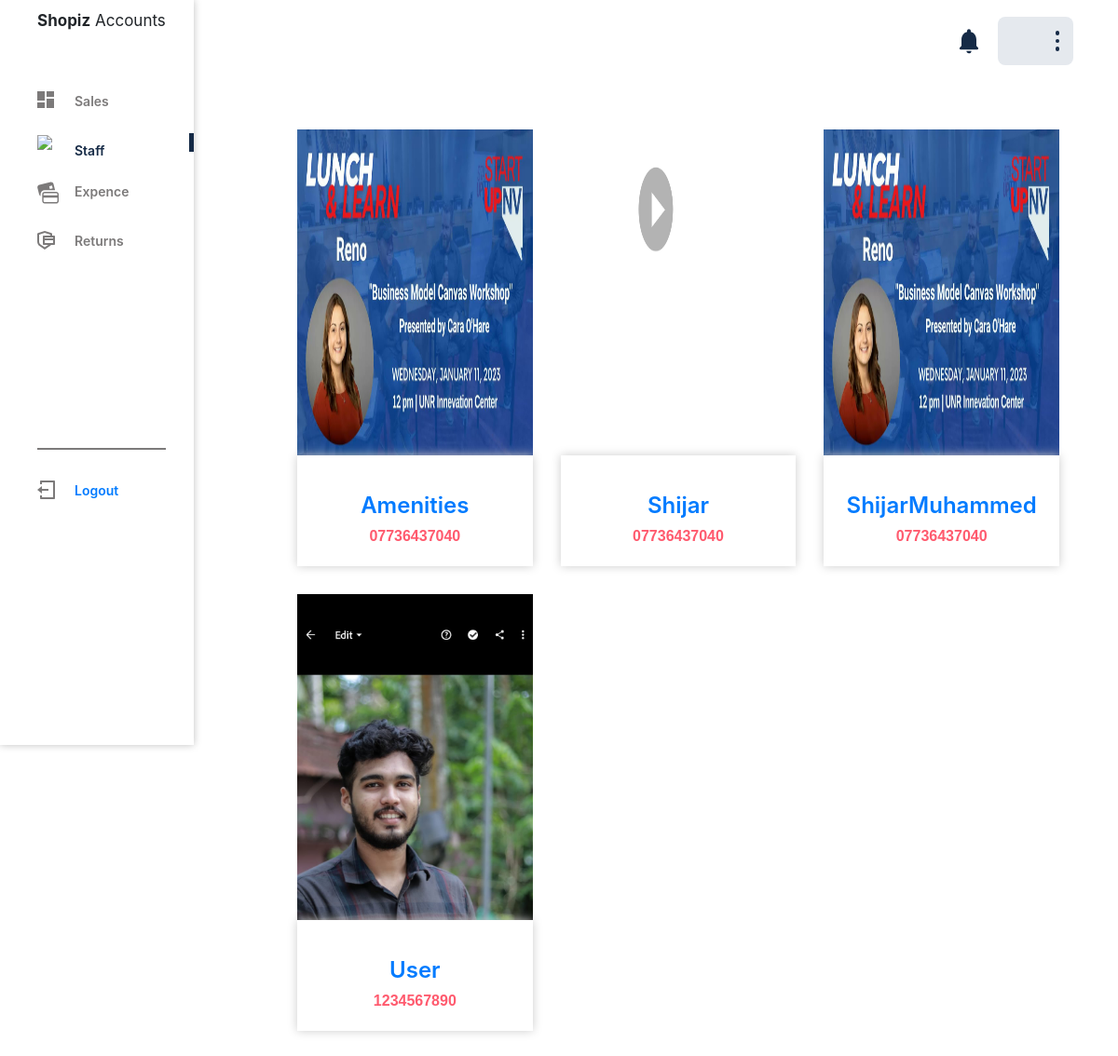
The page /staffs (signed in) on the database its author committed.
### user_app/models.py (models this page shows)
class Staffs(models.Model):
    firstName = models.CharField(max_length=30)
    lastName = models.CharField(max_length=30)
    email = models.EmailField(max_length=50)
    gender = models.CharField(max_length=10)
    phoneNumber = models.CharField(max_length=20)
    address = models.CharField(max_length=250)
    profile_picture = models.FileField(upload_to='profile_picture')
    attachment = models.FileField(upload_to='attachments')
    status = models.BooleanField(default=True)
    access = models.BooleanField(default=True)
    shift = models.CharField(max_length=20)
    class Meta:
        db_table = 'staffs'

### user_app/views.py (the view)
# urls.py: path('staffs', views.staffs, name='staffs'),
@login_required()
def staffs(request):
    db = models.Staffs.objects.all()
    return render(request, 'admin/staffs.html', {'staffs': db})

### template/admin/staffs.html (shortened to what this page needs)
{% extends 'admin/admin_home.html' %}
{% block content %}
{% load static %}
<head>
    <link rel="stylesheet" href="{% static 'css/staffs.css' %}">
    <link rel="stylesheet" href="https://maxcdn.bootstrapcdn.com/bootstrap/4.1.3/css/bootstrap.min.css">
    <link rel="stylesheet" href="https://demo.voidcoders.com/htmldemo/fitgear/main-files/assets/css/animate.css">
    <link rel="stylesheet" href="https://use.fontawesome.com/releases/v5.6.3/css/all.css">
</head>
<section id="team" class="team-area">
    <div class="container">
        <div class="row">
            <div class="col-md-12">
            </div>
        </div>
        <div class="row team-items">
            {% for data in staffs %}
            <div class="col-md-4 single-item">
                <div class="item">
                    <div class="thumb">
                        <img class="img-fluid" src="media/{{data.profile_picture}}" alt="Thumb">
                    </div>
                    <a href="edit-staff-{{data.id}}">
                    <div class="info">
                        <h4>{{data.firstName}}</h4>
                        <span>{{data.phoneNumber}}</span>
                    </div>
                </div>
            </div>
            {% endfor %}
        </div>
    </div>
</section>
{% endblock %}

### assets/css/admin_home.css (style rules this page uses)
body { margin: 0; font-family: "Nunito", sans-serif; max-width: 100%; -ms-overflow-style: none; }

### assets/css/staffs.css (style rules this page uses)
section { padding: 60px 0; }
a, a:hover, a:focus, a:active { text-decoration: none; outline: none; }
.team-area .single-item { margin-bottom: 30px; }
.team-area .item .thumb { position: relative; overflow: hidden; z-index: 1; max-height: 350px; overflow: hidden; }
.team-area .item .thumb::after { background: #232323 none repeat scroll 0 0; content: ""; height: 100%; left: 0; opacity: 0; position: absolute; top: 0; transition: all 0.35s ease-in-out; -webkit-transition: all 0.35s ease-in-out; -moz-transition: all 0.35s ease-in-out; -ms-transition: all 0.35s ease-in-out; -o-transition: all 0.35s ease-in-out; width: 100%; }
.team-area .item .thumb img { -webkit-transition: all 0.35s ease-in-out; -moz-transition: all 0.35s ease-in-out; -ms-transition: all 0.35s ease-in-out; -o-transition: all 0.35s ease-in-out; transition: all 0.35s ease-in-out; min-height: 350px; width: 100%; }
.team-area .info { background: #ffffff none repeat scroll 0 0; -moz-box-shadow: 0 0 10px #cccccc; -webkit-box-shadow: 0 0 10px #cccccc; -o-box-shadow: 0 0 10px #cccccc; box-shadow: 0 0 10px #cccccc; padding: 40px 20px 20px; position: relative; text-align: center; z-index: 9; }
.team-area .info h4 { font-weight: 600; margin-bottom: 5px; text-transform: capitalize; }
.team-area .info span { color: #ff5a6e; font-family: "Poppins",sans-serif; font-weight: 600; text-transform: uppercase; }

### rows shown on the page
Staffs: profile_picture (picture), firstName "Amenities", phoneNumber "07736437040"
Staffs: profile_picture (picture), firstName "Shijar", phoneNumber "07736437040"
Staffs: profile_picture (picture), firstName "ShijarMuhammed", phoneNumber "07736437040"
Staffs: profile_picture (picture), firstName "User", phoneNumber "1234567890"
